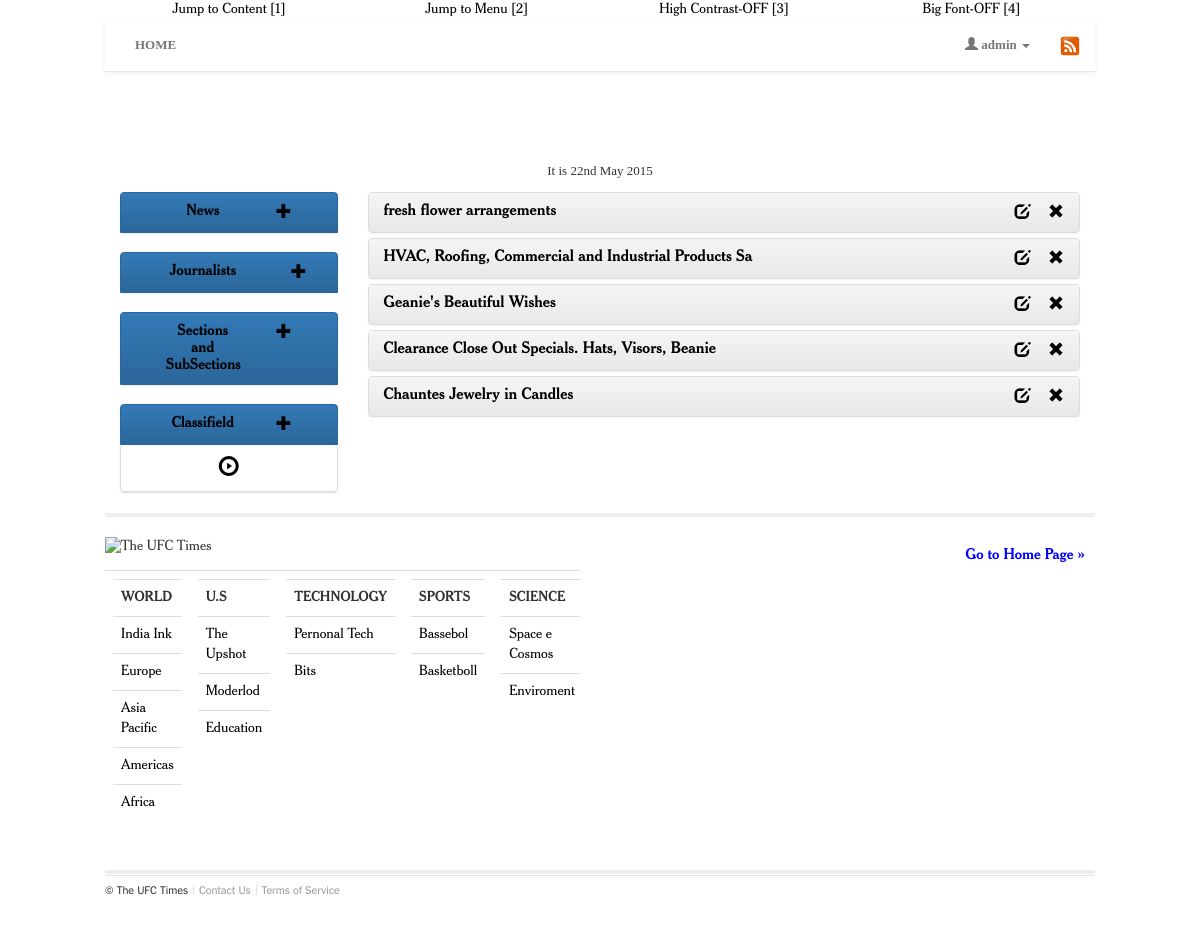
Screenshot of /newspaper/userAuthenticated/manager/classifield/view/ (signed in) with the database file from the repository.
### newspaper/models/userAuthenticated.py (models this page shows, shortened)
class UserAuthenticated(AbstractUser, User):
	profile_image = models.ImageField(verbose_name=_("Profile Image"),upload_to = 'documents/imagen/profile_image/%Y/%m/%d', null=True, blank=True, default=None)
	class Meta:
		db_table = 'auth_user'
		ordering = ['-first_name']
		verbose_name = _("User Authenticated")
		verbose_name_plural = _("Users Authenticated")
		permissions = (
						("access_manager", "Access Manager"),
                      )

### newspaper/models/classifield.py (models this page shows, shortened)
class Classifield(models.Model):
	title = models.CharField(max_length=100, verbose_name=_("Title"), )
	description = models.TextField(verbose_name=_("Description"), )
	price = models.FloatField(default=0, verbose_name=_("Price"),)
	image = models.ImageField(verbose_name=_("Image"),upload_to = 'documents/imagen/classifield/%Y/%m/%d', null=True, blank=True, default=None)
	creator_classifield = models.ForeignKey("newspaper.Lector", verbose_name=_("Creador Classifield"), null=True, blank=True, on_delete=models.SET_NULL)
	phone = models.CharField(max_length=15, verbose_name=_("Phone Contact"), null = True, blank = True)
	offers = models.ManyToManyField('newspaper.Offer', verbose_name=_("Offers"), null=True, blank=True)
	class Meta:
		ordering = ['-title']
		verbose_name = _("Classifield")
		verbose_name_plural = _("Classifields")

### newspaper/models/section.py (models this page shows, shortened)
class Section(models.Model):
	title = models.CharField(max_length=50, verbose_name=_("Title"), )
	image = models.ImageField(verbose_name=_("Image"),upload_to = 'documents/imagen/section/%Y/%m/%d', null=True, blank=True, default=None)
	class Meta:
		ordering = ['-title']
		verbose_name = _("Section")
		verbose_name_plural = _("Sections")
	def getSubSections(self):
		try:
			return SubSection.objects.filter(sections = self.id)
		except:
			return []

### newspaper/models/subsection.py (models this page shows, shortened)
class SubSection(models.Model):
	title = models.CharField(max_length=50, verbose_name=_("Title"), )
	description = models.TextField(verbose_name=_("Description"), null=True, blank=True)
	image = models.ImageField(verbose_name=_("Image"),upload_to = 'documents/imagen/subsection/%Y/%m/%d', null=True, blank=True, default=None)
	sections = models.ManyToManyField("newspaper.Section", verbose_name=_("Sections"))
	class Meta:
		ordering = ['-title']
		verbose_name = _("SubSection")
		verbose_name_plural = _("SubSections")

### newspaper/views/userAuthenticated/classifield.py (the view)
def viewClassifield(request, message = None):
	open_classfield = True
	if request.user.has_perm('newspaper.keep_classifield'):
		news = News.objects.all()
		sections = Section.objects.all()
		if request.user.has_perm('newspaper.keep_journalist'):
			journalists = Journalist.objects.all()
		try:
			classifields = Classifield.objects.all()
			return render(request, "newspaper/userAuthenticated/classifield/viewClassifields.html", locals())
		except:
			message = Message(TextMessage.CLASSIFIELDS_NOT_FOUND, TypeMessage.ERROR)
	else:
		message = Message(TextMessage.USER_NOT_PERMISSION, TypeMessage.ERROR)
	return viewClassifield(request, message )

### newspaper/templates/newspaper/userAuthenticated/classifield/viewClassifields.html
{% extends "newspaper/userAuthenticated/manager.html" %}
{% block right %}
	{% include "newspaper/userAuthenticated/classifield/_render_list_classifield.html" %}
{% endblock %}

### newspaper/templates/newspaper/_header.html (shortened to what this page needs)
{% load i18n %}
<div class="container-fluid">
<div class="row">
<div class="navbar navbar-default navbar-static-top" role="navigation">
	<div class="container-fluid">
		<div class="navbar-collapse collapse">
			{% block nav-left %}
			<ul class="nav navbar-nav navbar-left">
				<li id="menu">
					{% if perms.newspaper.access_manager %}
					<a id="home" href="/newspaper/userAuthenticated/manager/">{% trans "HOME" %}</a>
					{% else %}
					<a id="home" href="/newspaper/">{% trans "HOME" %}</a>
					{% endif %}
				</li>
			</ul>
			{% endblock %}
			{% block nav-right %}
			<ul class="nav navbar-nav navbar-right">
				{% if request.user.is_authenticated %}
				<li class="dropdown">
					<a href="#" class="dropdown-toggle" data-toggle="dropdown">
						<span class="glyphicon glyphicon-user"></span>
						{{ request.user }}
						<b class="caret"></b>
					</a>
				</li>
				{% endif %}
				<li>
					<a href="/feed/" alt="{% trans "RSS" %}">
						<img class="rss-icon" src="{{ STATIC_URL }}/newspaper/img/rss.svg">
					</a>
				</li>
			</ul>
			{% endblock %}
		</div>
	</div>
</div>
</div>
</div>

### newspaper/templates/newspaper/userAuthenticated/classifield/_render_list_classifield.html (shortened to what this page needs)
{% load i18n %}
{% load humanize %}
<div class="panel-group" id="accordion">
{% for classifield in classifields %}
<div class="panel panel-default">
	<div class="panel-heading">
      	<h4 class="panel-title">
      		<div class="row">
	      		<div class="col-xs-10 col-md-10 text-left">
			        <a data-toggle="collapse" data-parent="#accordion" href="#collapseClassifield{{ classifield.id}}">
			       		{{ classifield.title }}
			        </a>
		    	</div>
		        <div class="col-xs-2 col-md-2 text-right">
		        	<a href="/newspaper/userAuthenticated/manager/classifield/edit/{{classifield.id}}/">
		        		<span class="glyphicon glyphicon-edit"></span>
		        	</a>
		        	<a href="/newspaper/userAuthenticated/manager/classifield/rem/{{classifield.id}}/">
						<span class="glyphicon glyphicon-remove"></span>
		        	</a>
				</div>
			</div>
    	</h4>
	</div>
</div>
{% empty %}
<div class="jumbotron">
	<h1 class="text-center">{% trans "There are no classifields" %}</h1>
</div>
{% endfor %}
</div>

### newspaper/templates/newspaper/_footer.html
{% load i18n %}
<div class="container-fluid">
	<div class="row">
	<hr class="divider">
		<header class="section-header">
			<p class="section-heading" style="position: relative; margin-top: 20px;">
				<h3>
					<a class="user-action text-right img-float-right" href="#home" style="color: blue;">{% trans "Go to Home Page" %} »</a>
				</h3>
				<image border="0" alt="The UFC Times" src="/static/newspaper/img/logos/logo-footer.png" xlink:href="/static/newspaper/img/logos/logo-footer.png" height="26" width="185" title="{% trans "Logo Site" %}"/>
			</p>
		</header>
		<div class="table-responsive">
		<table class="table">
			<tr>
			{% for i in sections %}
				<td>
					<div class="table-responsive">
						<table class="table">
							<tr>
								<td class="table-title">{{ i.title|upper }}</td>
							</tr>
							{% for k in i.getSubSections %}
							<tr>
								<td>
									<a href="/newspaper/{{ i.id }}/{{ k.id }}/">
									{{ k.title }}
									</a>
								</td>
							</tr>
							{% endfor %}
						</table>
					</div>
				</td>
			{% endfor %}
			</tr>
		</table>
		</div>
	<hr class="divider">
	<footer role="contentinfo" class="page-footer" id="page-footer">
		<nav>
			 <ul>
				 <li>
				 	&copy; <span itemprop="name"> The UFC Times </span>
				</li>
				<li class="wide-viewport-item">
					<a href="#" >{% trans "Contact Us" %}
					</a>
				</li>
				<li>
					<a itemprop="usageTerms" href="#">
						{% trans "Terms of Service" %}
					</a>
				</li>
			 </ul>
		</nav>
		</footer>
	</div>
</div>

### newspaper/static/newspaper/css/stylesheet.css (style rules this page uses)
.divider { border-style: solid none none; border-width: 4px 0 0; margin-bottom:1px; margin-top: 1px; background-color: #000; }
.img-float-right { float: right; margin: 10px; width: 50%; }
.table-title { font-weight: bold; }
.rss-icon { width: 20px; height: 20px; }

### newspaper/static/newspaper/css/nav-bar.css (style rules this page uses)
.navbar-default { background-color: transparent; background-image: none; }
.navbar a { font-weight: bold !important; color: #000; }

### rows the page displays
Classifield: title "fresh flower arrangements"
Classifield: title "HVAC, Roofing, Commercial and Industrial Products Sa"
Classifield: title "Geanie's Beautiful Wishes"
Classifield: title "Clearance Close Out Specials. Hats, Visors, Beanie"
Classifield: title "Chauntes Jewelry in Candles"
Section: title "WORLD"
SubSection: title "India Ink"
SubSection: title "Europe"
SubSection: title "Asia Pacific"
SubSection: title "Americas"
SubSection: title "Africa"
Section: title "U.S"
SubSection: title "The Upshot"
SubSection: title "Moderlod"
SubSection: title "Education"
Section: title "TECHNOLOGY"
SubSection: title "Pernonal Tech"
SubSection: title "Bits"
Section: title "SPORTS"
SubSection: title "Bassebol"
SubSection: title "Basketboll"
Section: title "SCIENCE"
SubSection: title "Space e Cosmos"
SubSection: title "Enviroment"

### other values shown
{{ request.user }} "admin"
